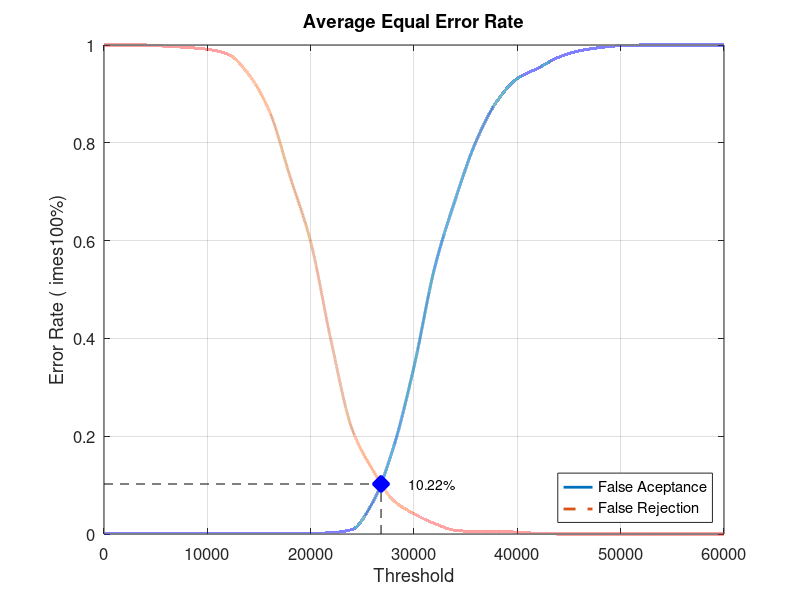
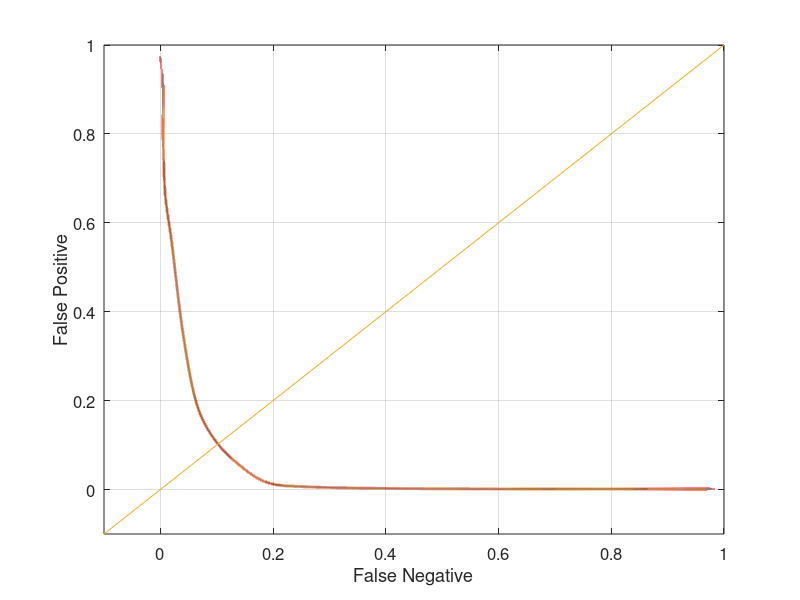

The MATLAB script that drew these images, in order:
close all;
clear;
clc;
x = 0:2000:60000;
xq = 0:0.5:60000;

y0 = [0 0.00131579 0.00131579 0.00131579 0.00131579 0.00131579 0.00131579 0.00131579 0.00131579 0.00131579 0.00131579 0.00263158 0.00921053 0.0644737 0.176316 0.342105 0.544737 0.68421 0.802632 0.884211 0.931579 0.952632 0.975 0.988158 0.994737 0.998684 1 1 1 1 1]
yy0 = interp1(x, y0, xq, 'pchip');
y1 = [1 1 1 0.9975 0.995 0.99125 0.98125 0.94 0.865 0.73125 0.5975 0.3925 0.215 0.13125 0.06875 0.04125 0.02125 0.0075 0.005 0.005 0.00375 0.00125 0 0 0 0 0 0 0 0 0]
yy1 = interp1(x, y1, xq, 'pchip');

% Calculating EER: 
y2 = abs(y0 - y1);
find(y2 == min(y2))
yy2 = abs(yy0 - yy1);
xEER = find(yy2 == min(yy2));
xEERIndex = xq(xEER) % X-axis EER
yEER = yy0(xEER) % Y-axis EER

main = figure
plot(xq, yy0,'-','LineWidth', 2);	hold on
plot(xq, yy1,'--','LineWidth', 2);	hold on
plot([xEERIndex xEERIndex], [0 yEER], 'k--');	hold on
plot([0 xEERIndex], [yEER yEER], 'k--');	hold on
plot(xEERIndex, yEER, 'bx', 'LineWidth', 10);	hold on
text(xEERIndex + 10 * xEERIndex / 100, yEER, [num2str(round((10000 * yEER)) / 100) '%'])
legend('False Aceptance', 'False Rejection', 'Location', 'SouthEast')
xlabel('Threshold')
ylabel('Error Rate (	imes100%)')
title('Average Equal Error Rate')
set(gca, 'FontSize', 12)
axis([0 60000 0 1])
grid on

print(main, 'Experiment2AverageMain', '-dpng');
FNRxFPR = figure('Color', [1 1 1]);
plot(yy1, yy0, '-', yy1, yy0, 'LineWidth', 2);
hold on
y = -0.1:0.1:1
plot(y, y); 
set(gca, 'FontSize', 12)
xlabel('False Negative')
ylabel('False Positive')
axis([-0.1 1 -0.1 1])
set(gca, 'FontSize', 12)
grid on

print(FNRxFPR, 'Experiment2AverageFNRxFPR','-dpng');
